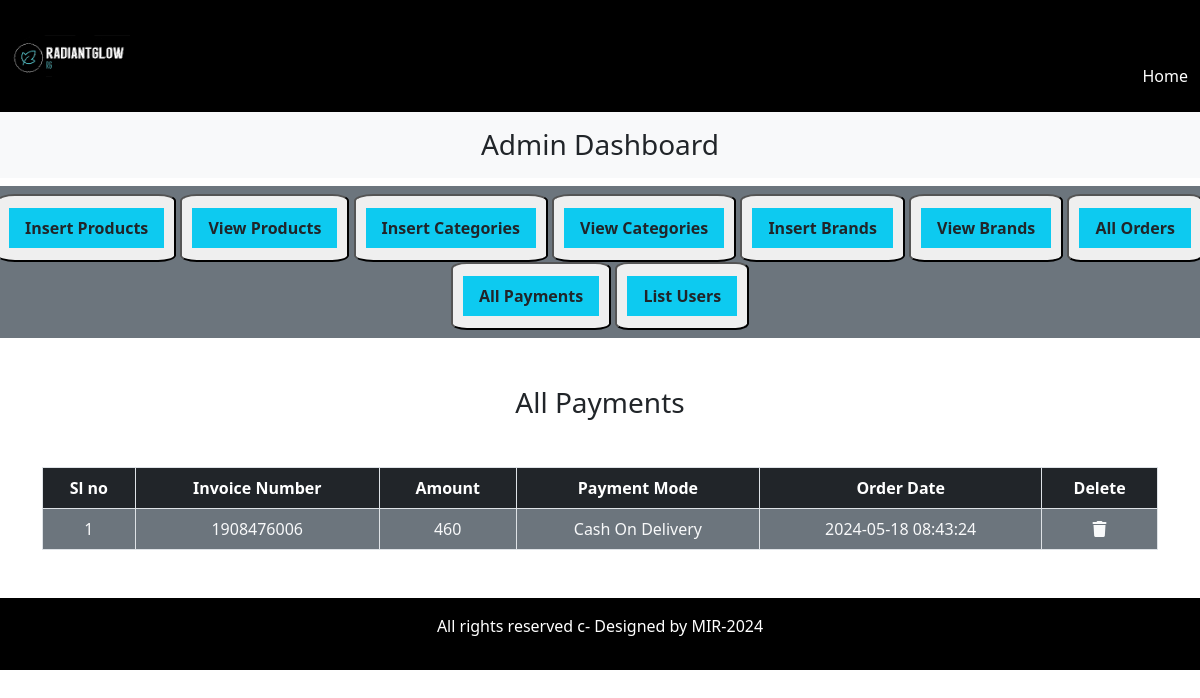
/admin_area/index.php?list_payments, run on the app's committed database.
### tables this page shows
CREATE TABLE `user_payments` (
  `payment_id` int(11) NOT NULL,
  `order_id` int(11) NOT NULL,
  `invoice_number` int(11) NOT NULL,
  `amount` int(11) NOT NULL,
  `payment_mode` varchar(255) NOT NULL,
  `date` timestamp NOT NULL DEFAULT current_timestamp() ON UPDATE current_timestamp()
);

### admin_area/list_payments.php (the view, shortened to what this page needs)
<h3 class="text-center text-dark mt-3"> All Payments</h3>
<table class="table table-bordered mt-5">
    <thead class="bg-dark text-white ">
        <?php
        $get_payments = "select * from `user_payments`";
        $result = mysqli_query($con, $get_payments);
        $row_count = mysqli_num_rows($result);
        if ($row_count == 0) {
            echo "<h2 class= 'text-danger text-center mt-5'>No Payments Recieved Yet</h2>";
        } else {
            echo "
            <tr class='text-center'>
              <th>Sl no</th>
              <th>Invoice Number</th>
              <th>Amount</th>
              <th>Payment Mode</th>
              <th>Order Date</th>
              <th>Delete</th>
           </tr>
        </thead>
        <tbody class ='bg-secondary text-center text-light'>";
            $number = 0;
            while ($row_data = mysqli_fetch_assoc($result)) {
                $amount = $row_data['amount'];
                $invoice_number = $row_data['invoice_number'];
                $order_date = $row_data['date'];
                $payment_mode = $row_data['payment_mode'];
                $number++;
                echo "
        <tr>
        <td>$number</td>
        <td>$invoice_number</td>
        <td>$amount</td>
        <td>$payment_mode</td>
        <td> $order_date</td>
        <td><a href='./index.php?delete_all_payments' class='text-light' ><i class='fa-solid fa-trash'></i></a></td>
        </tr>";
            }
        }
        ?>
        </tbody>
</table>

### style.css (style rules this page uses)
* { margin: 0; padding: 0; box-sizing: border-box; }

### admin_area/index.php (style rules this page uses)
body { overflow-x: hidden; }

### data on the page
user_payments: invoice_number "1908476006", amount "460", payment_mode "Cash On Delivery", date "2024-05-18 08:43:24"
